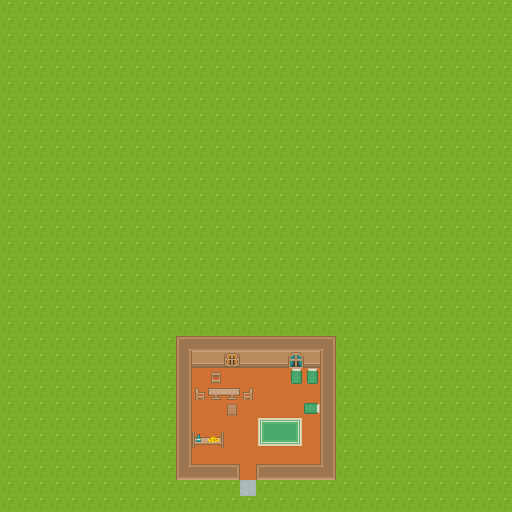

Tiled map render using the project's own tile images. Description and the map definition, with tile-layer contents summarised, below:
An orthogonal 32x32 tile map with 16x16 px tiles, 4 tile layers (Ground Outside, House Walls, House Inside Floor, House Objects).

<map version="1.0" orientation="orthogonal" renderorder="right-up" width="32" height="32" tilewidth="16" tileheight="16" nextobjectid="1">
 <tileset firstgid="1" name="roguelikeSheet_transparent" tilewidth="16" tileheight="16" spacing="1" tilecount="1767">
  <image source="roguelikeSheet_transparent.png" width="968" height="526" />
 </tileset>
 <layer name="Ground Outside" width="32" height="32">
  <data>[1024 cells, 1024 non-empty, 1 distinct tile ids]</data>
 </layer>
 <layer name="House Walls" width="32" height="32">
  <data>[1024 cells, 91 non-empty, 11 distinct tile ids]</data>
 </layer>
 <layer name="House Inside Floor" width="32" height="32">
  <data>[1024 cells, 6 non-empty, 6 distinct tile ids]</data>
 </layer>
 <layer name="House Objects" width="32" height="32">
  <data>[1024 cells, 13 non-empty, 12 distinct tile ids]</data>
 </layer>
</map>
